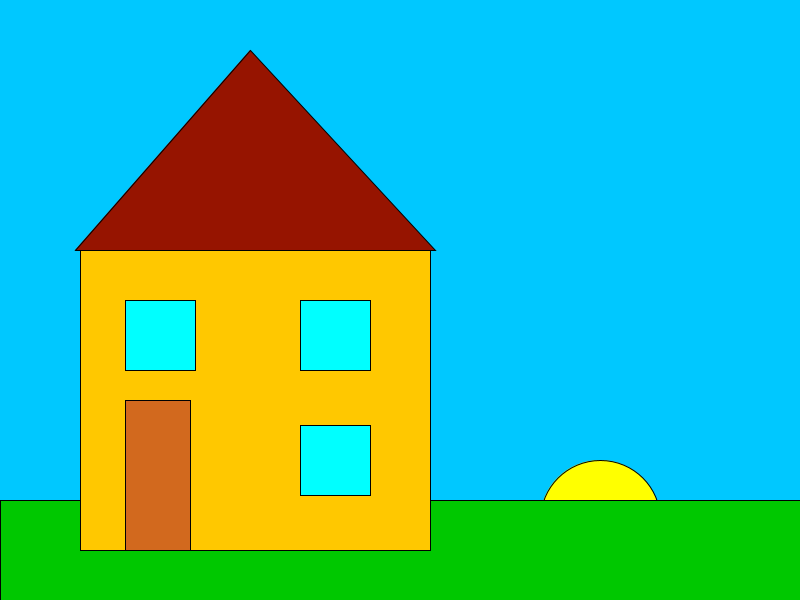
Frame 1 (no input)
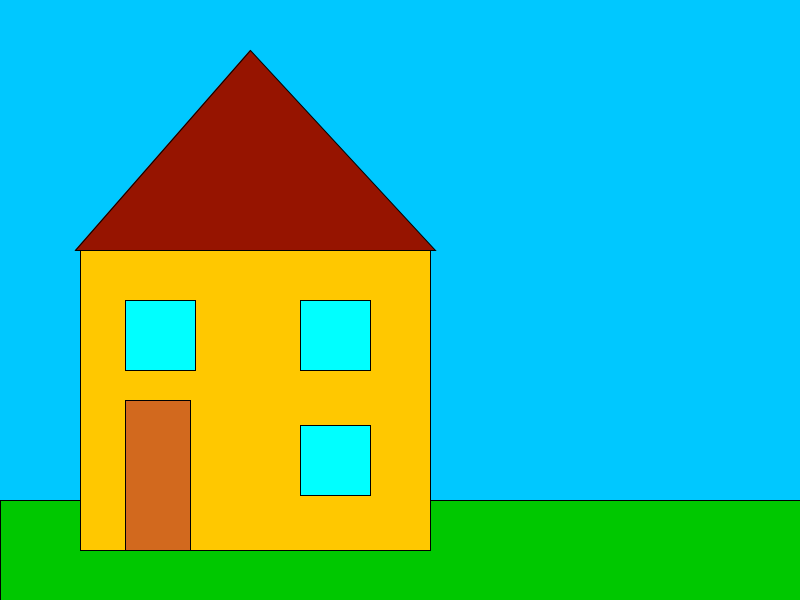
Frame 60 (the mouse pressed at the canvas centre just before this capture)
Frame 120 (the mouse held since frame 60 and released just before this capture): identical to frame 60, image omitted

The Processing sketch that drew these frames (run headless with seeded random() and noise(); from frame 60 on, the mouse is pressed at the canvas centre):

// Processing sketch: Hus_med_Sol_animation
// ── Hus_med_Sol_animation.pde
float r=0;
float x = 400;
float y = 300;

  void setup() {
    size(800, 600);

  }

  void draw(){
    background(0,200,600);

    pushMatrix(); // Sun rise and sunset
    translate (height/2, width/2);
    rotate(radians(r));
    fill(255,255,0);
    circle(300, 120, 120);
    popMatrix();
    
    // Hus
    fill (0,200,0); 
      rect(0, 500, 1000, 1000);

    fill (255,200,0);
      rect(80, 250, 350, 300);

    fill(150,20,0);
      triangle(75, 250,  435, 250, 250, 50);

    fill(210,105,30);
      rect(125, 400, 65, 150);

    fill(0,255,300);
      rect(300, 425, 70, 70);

    fill(0,255,300);
      rect(300, 300, 70, 70);
      
    fill(0,255,300);
      rect(125, 300, 70, 70);

    r +=1; //til solen

}
